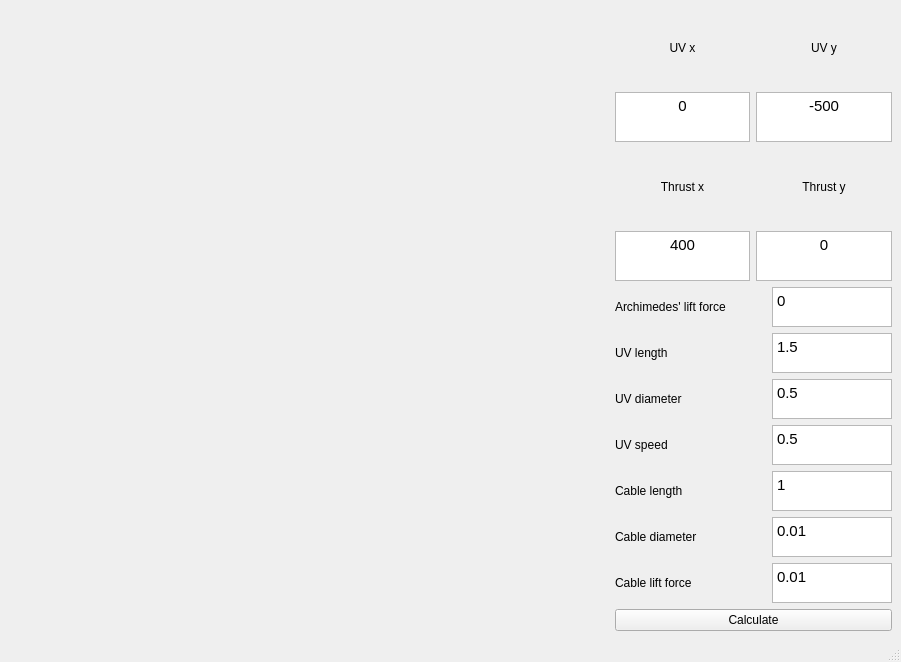
<?xml version="1.0" encoding="UTF-8"?>
<ui version="4.0">
 <class>MainWindow</class>
 <widget class="QMainWindow" name="MainWindow">
  <property name="geometry">
   <rect>
    <x>0</x>
    <y>0</y>
    <width>901</width>
    <height>662</height>
   </rect>
  </property>
  <property name="sizePolicy">
   <sizepolicy hsizetype="Expanding" vsizetype="Expanding">
    <horstretch>0</horstretch>
    <verstretch>0</verstretch>
   </sizepolicy>
  </property>
  <property name="windowTitle">
   <string>MainWindow</string>
  </property>
  <widget class="QWidget" name="centralwidget">
   <layout class="QHBoxLayout" name="horizontalLayout_4">
    <item>
     <widget class="SimulationWidget" name="simulation_widget" native="true">
      <property name="minimumSize">
       <size>
        <width>600</width>
        <height>600</height>
       </size>
      </property>
     </widget>
    </item>
    <item>
     <layout class="QVBoxLayout" name="verticalLayout">
      <property name="sizeConstraint">
       <enum>QLayout::SetMinimumSize</enum>
      </property>
      <item>
       <layout class="QHBoxLayout" name="horizontalLayout">
        <property name="sizeConstraint">
         <enum>QLayout::SetMinimumSize</enum>
        </property>
        <item>
         <layout class="QVBoxLayout" name="verticalLayout_3">
          <property name="sizeConstraint">
           <enum>QLayout::SetMinimumSize</enum>
          </property>
          <item>
           <widget class="QLabel" name="label_uv_x">
            <property name="maximumSize">
             <size>
              <width>150</width>
              <height>16777215</height>
             </size>
            </property>
            <property name="layoutDirection">
             <enum>Qt::LeftToRight</enum>
            </property>
            <property name="text">
             <string>UV x</string>
            </property>
            <property name="alignment">
             <set>Qt::AlignCenter</set>
            </property>
           </widget>
          </item>
          <item>
           <widget class="QTextEdit" name="textEdit_uv_x">
            <property name="maximumSize">
             <size>
              <width>150</width>
              <height>50</height>
             </size>
            </property>
            <property name="html">
             <string>&lt;!DOCTYPE HTML PUBLIC &quot;-//W3C//DTD HTML 4.0//EN&quot; &quot;http://www.w3.org/TR/REC-html40/strict.dtd&quot;&gt;
&lt;html&gt;&lt;head&gt;&lt;meta name=&quot;qrichtext&quot; content=&quot;1&quot; /&gt;&lt;style type=&quot;text/css&quot;&gt;
p, li { white-space: pre-wrap; }
&lt;/style&gt;&lt;/head&gt;&lt;body style=&quot; font-family:'Ubuntu'; font-size:11pt; font-weight:400; font-style:normal;&quot;&gt;
&lt;p align=&quot;center&quot; style=&quot; margin-top:0px; margin-bottom:0px; margin-left:0px; margin-right:0px; -qt-block-indent:0; text-indent:0px;&quot;&gt;0&lt;/p&gt;&lt;/body&gt;&lt;/html&gt;</string>
            </property>
           </widget>
          </item>
         </layout>
        </item>
        <item>
         <layout class="QVBoxLayout" name="verticalLayout_2">
          <property name="sizeConstraint">
           <enum>QLayout::SetMinimumSize</enum>
          </property>
          <item>
           <widget class="QLabel" name="label_uv_y">
            <property name="maximumSize">
             <size>
              <width>150</width>
              <height>16777215</height>
             </size>
            </property>
            <property name="text">
             <string>UV y</string>
            </property>
            <property name="alignment">
             <set>Qt::AlignCenter</set>
            </property>
           </widget>
          </item>
          <item>
           <widget class="QTextEdit" name="textEdit_uv_y">
            <property name="maximumSize">
             <size>
              <width>150</width>
              <height>50</height>
             </size>
            </property>
            <property name="html">
             <string>&lt;!DOCTYPE HTML PUBLIC &quot;-//W3C//DTD HTML 4.0//EN&quot; &quot;http://www.w3.org/TR/REC-html40/strict.dtd&quot;&gt;
&lt;html&gt;&lt;head&gt;&lt;meta name=&quot;qrichtext&quot; content=&quot;1&quot; /&gt;&lt;style type=&quot;text/css&quot;&gt;
p, li { white-space: pre-wrap; }
&lt;/style&gt;&lt;/head&gt;&lt;body style=&quot; font-family:'Ubuntu'; font-size:11pt; font-weight:400; font-style:normal;&quot;&gt;
&lt;p align=&quot;center&quot; style=&quot; margin-top:0px; margin-bottom:0px; margin-left:0px; margin-right:0px; -qt-block-indent:0; text-indent:0px;&quot;&gt;-500&lt;/p&gt;&lt;/body&gt;&lt;/html&gt;</string>
            </property>
           </widget>
          </item>
         </layout>
        </item>
       </layout>
      </item>
      <item>
       <layout class="QHBoxLayout" name="horizontalLayout_3">
        <property name="sizeConstraint">
         <enum>QLayout::SetMinimumSize</enum>
        </property>
        <item>
         <layout class="QVBoxLayout" name="verticalLayout_6">
          <property name="sizeConstraint">
           <enum>QLayout::SetMinimumSize</enum>
          </property>
          <item>
           <widget class="QLabel" name="label_thrust_x">
            <property name="maximumSize">
             <size>
              <width>150</width>
              <height>16777215</height>
             </size>
            </property>
            <property name="layoutDirection">
             <enum>Qt::LeftToRight</enum>
            </property>
            <property name="text">
             <string>Thrust x</string>
            </property>
            <property name="alignment">
             <set>Qt::AlignCenter</set>
            </property>
           </widget>
          </item>
          <item>
           <widget class="QTextEdit" name="textEdit_thrust_x">
            <property name="maximumSize">
             <size>
              <width>150</width>
              <height>50</height>
             </size>
            </property>
            <property name="html">
             <string>&lt;!DOCTYPE HTML PUBLIC &quot;-//W3C//DTD HTML 4.0//EN&quot; &quot;http://www.w3.org/TR/REC-html40/strict.dtd&quot;&gt;
&lt;html&gt;&lt;head&gt;&lt;meta name=&quot;qrichtext&quot; content=&quot;1&quot; /&gt;&lt;style type=&quot;text/css&quot;&gt;
p, li { white-space: pre-wrap; }
&lt;/style&gt;&lt;/head&gt;&lt;body style=&quot; font-family:'Ubuntu'; font-size:11pt; font-weight:400; font-style:normal;&quot;&gt;
&lt;p align=&quot;center&quot; style=&quot; margin-top:0px; margin-bottom:0px; margin-left:0px; margin-right:0px; -qt-block-indent:0; text-indent:0px;&quot;&gt;400&lt;/p&gt;&lt;/body&gt;&lt;/html&gt;</string>
            </property>
           </widget>
          </item>
         </layout>
        </item>
        <item>
         <layout class="QVBoxLayout" name="verticalLayout_7">
          <property name="sizeConstraint">
           <enum>QLayout::SetMinimumSize</enum>
          </property>
          <item>
           <widget class="QLabel" name="label_thrust_y">
            <property name="maximumSize">
             <size>
              <width>150</width>
              <height>16777215</height>
             </size>
            </property>
            <property name="text">
             <string>Thrust y</string>
            </property>
            <property name="alignment">
             <set>Qt::AlignCenter</set>
            </property>
           </widget>
          </item>
          <item>
           <widget class="QTextEdit" name="textEdit_thrust_y">
            <property name="maximumSize">
             <size>
              <width>150</width>
              <height>50</height>
             </size>
            </property>
            <property name="html">
             <string>&lt;!DOCTYPE HTML PUBLIC &quot;-//W3C//DTD HTML 4.0//EN&quot; &quot;http://www.w3.org/TR/REC-html40/strict.dtd&quot;&gt;
&lt;html&gt;&lt;head&gt;&lt;meta name=&quot;qrichtext&quot; content=&quot;1&quot; /&gt;&lt;style type=&quot;text/css&quot;&gt;
p, li { white-space: pre-wrap; }
&lt;/style&gt;&lt;/head&gt;&lt;body style=&quot; font-family:'Ubuntu'; font-size:11pt; font-weight:400; font-style:normal;&quot;&gt;
&lt;p align=&quot;center&quot; style=&quot; margin-top:0px; margin-bottom:0px; margin-left:0px; margin-right:0px; -qt-block-indent:0; text-indent:0px;&quot;&gt;0&lt;/p&gt;&lt;/body&gt;&lt;/html&gt;</string>
            </property>
           </widget>
          </item>
         </layout>
        </item>
       </layout>
      </item>
      <item>
       <layout class="QGridLayout" name="gridLayout">
        <item row="0" column="1">
         <widget class="QTextEdit" name="textEdit_uv_lift">
          <property name="enabled">
           <bool>true</bool>
          </property>
          <property name="sizePolicy">
           <sizepolicy hsizetype="Minimum" vsizetype="Minimum">
            <horstretch>0</horstretch>
            <verstretch>0</verstretch>
           </sizepolicy>
          </property>
          <property name="maximumSize">
           <size>
            <width>120</width>
            <height>40</height>
           </size>
          </property>
          <property name="html">
           <string>&lt;!DOCTYPE HTML PUBLIC &quot;-//W3C//DTD HTML 4.0//EN&quot; &quot;http://www.w3.org/TR/REC-html40/strict.dtd&quot;&gt;
&lt;html&gt;&lt;head&gt;&lt;meta name=&quot;qrichtext&quot; content=&quot;1&quot; /&gt;&lt;style type=&quot;text/css&quot;&gt;
p, li { white-space: pre-wrap; }
&lt;/style&gt;&lt;/head&gt;&lt;body style=&quot; font-family:'Ubuntu'; font-size:11pt; font-weight:400; font-style:normal;&quot;&gt;
&lt;p style=&quot; margin-top:0px; margin-bottom:0px; margin-left:0px; margin-right:0px; -qt-block-indent:0; text-indent:0px;&quot;&gt;0&lt;/p&gt;&lt;/body&gt;&lt;/html&gt;</string>
          </property>
         </widget>
        </item>
        <item row="2" column="1">
         <widget class="QTextEdit" name="textEdit_uv_diameter">
          <property name="enabled">
           <bool>true</bool>
          </property>
          <property name="sizePolicy">
           <sizepolicy hsizetype="Minimum" vsizetype="Minimum">
            <horstretch>0</horstretch>
            <verstretch>0</verstretch>
           </sizepolicy>
          </property>
          <property name="maximumSize">
           <size>
            <width>120</width>
            <height>40</height>
           </size>
          </property>
          <property name="html">
           <string>&lt;!DOCTYPE HTML PUBLIC &quot;-//W3C//DTD HTML 4.0//EN&quot; &quot;http://www.w3.org/TR/REC-html40/strict.dtd&quot;&gt;
&lt;html&gt;&lt;head&gt;&lt;meta name=&quot;qrichtext&quot; content=&quot;1&quot; /&gt;&lt;style type=&quot;text/css&quot;&gt;
p, li { white-space: pre-wrap; }
&lt;/style&gt;&lt;/head&gt;&lt;body style=&quot; font-family:'Ubuntu'; font-size:11pt; font-weight:400; font-style:normal;&quot;&gt;
&lt;p style=&quot; margin-top:0px; margin-bottom:0px; margin-left:0px; margin-right:0px; -qt-block-indent:0; text-indent:0px;&quot;&gt;0.5&lt;/p&gt;&lt;/body&gt;&lt;/html&gt;</string>
          </property>
         </widget>
        </item>
        <item row="7" column="1">
         <widget class="QTextEdit" name="textEdit_cable_lift_force">
          <property name="enabled">
           <bool>true</bool>
          </property>
          <property name="sizePolicy">
           <sizepolicy hsizetype="Minimum" vsizetype="Minimum">
            <horstretch>0</horstretch>
            <verstretch>0</verstretch>
           </sizepolicy>
          </property>
          <property name="maximumSize">
           <size>
            <width>120</width>
            <height>40</height>
           </size>
          </property>
          <property name="html">
           <string>&lt;!DOCTYPE HTML PUBLIC &quot;-//W3C//DTD HTML 4.0//EN&quot; &quot;http://www.w3.org/TR/REC-html40/strict.dtd&quot;&gt;
&lt;html&gt;&lt;head&gt;&lt;meta name=&quot;qrichtext&quot; content=&quot;1&quot; /&gt;&lt;style type=&quot;text/css&quot;&gt;
p, li { white-space: pre-wrap; }
&lt;/style&gt;&lt;/head&gt;&lt;body style=&quot; font-family:'Ubuntu'; font-size:11pt; font-weight:400; font-style:normal;&quot;&gt;
&lt;p style=&quot; margin-top:0px; margin-bottom:0px; margin-left:0px; margin-right:0px; -qt-block-indent:0; text-indent:0px;&quot;&gt;0.01&lt;/p&gt;&lt;/body&gt;&lt;/html&gt;</string>
          </property>
         </widget>
        </item>
        <item row="1" column="0">
         <widget class="QLabel" name="label_uv_length">
          <property name="text">
           <string>UV length</string>
          </property>
         </widget>
        </item>
        <item row="5" column="1">
         <widget class="QTextEdit" name="textEdit_cable_length">
          <property name="enabled">
           <bool>true</bool>
          </property>
          <property name="sizePolicy">
           <sizepolicy hsizetype="Minimum" vsizetype="Minimum">
            <horstretch>0</horstretch>
            <verstretch>0</verstretch>
           </sizepolicy>
          </property>
          <property name="maximumSize">
           <size>
            <width>120</width>
            <height>40</height>
           </size>
          </property>
          <property name="html">
           <string>&lt;!DOCTYPE HTML PUBLIC &quot;-//W3C//DTD HTML 4.0//EN&quot; &quot;http://www.w3.org/TR/REC-html40/strict.dtd&quot;&gt;
&lt;html&gt;&lt;head&gt;&lt;meta name=&quot;qrichtext&quot; content=&quot;1&quot; /&gt;&lt;style type=&quot;text/css&quot;&gt;
p, li { white-space: pre-wrap; }
&lt;/style&gt;&lt;/head&gt;&lt;body style=&quot; font-family:'Ubuntu'; font-size:11pt; font-weight:400; font-style:normal;&quot;&gt;
&lt;p style=&quot; margin-top:0px; margin-bottom:0px; margin-left:0px; margin-right:0px; -qt-block-indent:0; text-indent:0px;&quot;&gt;1&lt;/p&gt;&lt;/body&gt;&lt;/html&gt;</string>
          </property>
         </widget>
        </item>
        <item row="7" column="0">
         <widget class="QLabel" name="label_cable_lift_force">
          <property name="maximumSize">
           <size>
            <width>200</width>
            <height>16777215</height>
           </size>
          </property>
          <property name="text">
           <string>Cable lift force</string>
          </property>
         </widget>
        </item>
        <item row="6" column="1">
         <widget class="QTextEdit" name="textEdit_cable_diameter">
          <property name="enabled">
           <bool>true</bool>
          </property>
          <property name="sizePolicy">
           <sizepolicy hsizetype="Minimum" vsizetype="Minimum">
            <horstretch>0</horstretch>
            <verstretch>0</verstretch>
           </sizepolicy>
          </property>
          <property name="maximumSize">
           <size>
            <width>120</width>
            <height>40</height>
           </size>
          </property>
          <property name="html">
           <string>&lt;!DOCTYPE HTML PUBLIC &quot;-//W3C//DTD HTML 4.0//EN&quot; &quot;http://www.w3.org/TR/REC-html40/strict.dtd&quot;&gt;
&lt;html&gt;&lt;head&gt;&lt;meta name=&quot;qrichtext&quot; content=&quot;1&quot; /&gt;&lt;style type=&quot;text/css&quot;&gt;
p, li { white-space: pre-wrap; }
&lt;/style&gt;&lt;/head&gt;&lt;body style=&quot; font-family:'Ubuntu'; font-size:11pt; font-weight:400; font-style:normal;&quot;&gt;
&lt;p style=&quot; margin-top:0px; margin-bottom:0px; margin-left:0px; margin-right:0px; -qt-block-indent:0; text-indent:0px;&quot;&gt;0.01&lt;/p&gt;&lt;/body&gt;&lt;/html&gt;</string>
          </property>
         </widget>
        </item>
        <item row="4" column="0">
         <widget class="QLabel" name="label_uv_speed">
          <property name="text">
           <string>UV speed</string>
          </property>
         </widget>
        </item>
        <item row="2" column="0">
         <widget class="QLabel" name="label_uv_diameter">
          <property name="text">
           <string>UV diameter</string>
          </property>
         </widget>
        </item>
        <item row="6" column="0">
         <widget class="QLabel" name="label_cable_diameter">
          <property name="text">
           <string>Cable diameter</string>
          </property>
         </widget>
        </item>
        <item row="0" column="0">
         <widget class="QLabel" name="label_uv_lift_force">
          <property name="text">
           <string>Archimedes' lift force</string>
          </property>
         </widget>
        </item>
        <item row="1" column="1">
         <widget class="QTextEdit" name="textEdit_uv_length">
          <property name="enabled">
           <bool>true</bool>
          </property>
          <property name="sizePolicy">
           <sizepolicy hsizetype="Minimum" vsizetype="Minimum">
            <horstretch>0</horstretch>
            <verstretch>0</verstretch>
           </sizepolicy>
          </property>
          <property name="maximumSize">
           <size>
            <width>120</width>
            <height>40</height>
           </size>
          </property>
          <property name="html">
           <string>&lt;!DOCTYPE HTML PUBLIC &quot;-//W3C//DTD HTML 4.0//EN&quot; &quot;http://www.w3.org/TR/REC-html40/strict.dtd&quot;&gt;
&lt;html&gt;&lt;head&gt;&lt;meta name=&quot;qrichtext&quot; content=&quot;1&quot; /&gt;&lt;style type=&quot;text/css&quot;&gt;
p, li { white-space: pre-wrap; }
&lt;/style&gt;&lt;/head&gt;&lt;body style=&quot; font-family:'Ubuntu'; font-size:11pt; font-weight:400; font-style:normal;&quot;&gt;
&lt;p style=&quot; margin-top:0px; margin-bottom:0px; margin-left:0px; margin-right:0px; -qt-block-indent:0; text-indent:0px;&quot;&gt;1.5&lt;/p&gt;&lt;/body&gt;&lt;/html&gt;</string>
          </property>
         </widget>
        </item>
        <item row="5" column="0">
         <widget class="QLabel" name="label_cable_length">
          <property name="text">
           <string>Cable length</string>
          </property>
         </widget>
        </item>
        <item row="4" column="1">
         <widget class="QTextEdit" name="textEdit_uv_speed">
          <property name="enabled">
           <bool>true</bool>
          </property>
          <property name="sizePolicy">
           <sizepolicy hsizetype="Minimum" vsizetype="Minimum">
            <horstretch>0</horstretch>
            <verstretch>0</verstretch>
           </sizepolicy>
          </property>
          <property name="maximumSize">
           <size>
            <width>120</width>
            <height>40</height>
           </size>
          </property>
          <property name="html">
           <string>&lt;!DOCTYPE HTML PUBLIC &quot;-//W3C//DTD HTML 4.0//EN&quot; &quot;http://www.w3.org/TR/REC-html40/strict.dtd&quot;&gt;
&lt;html&gt;&lt;head&gt;&lt;meta name=&quot;qrichtext&quot; content=&quot;1&quot; /&gt;&lt;style type=&quot;text/css&quot;&gt;
p, li { white-space: pre-wrap; }
&lt;/style&gt;&lt;/head&gt;&lt;body style=&quot; font-family:'Ubuntu'; font-size:11pt; font-weight:400; font-style:normal;&quot;&gt;
&lt;p style=&quot; margin-top:0px; margin-bottom:0px; margin-left:0px; margin-right:0px; -qt-block-indent:0; text-indent:0px;&quot;&gt;0.5&lt;/p&gt;&lt;/body&gt;&lt;/html&gt;</string>
          </property>
         </widget>
        </item>
       </layout>
      </item>
      <item>
       <widget class="QPushButton" name="pushButton_calculate">
        <property name="text">
         <string>Calculate</string>
        </property>
       </widget>
      </item>
     </layout>
    </item>
   </layout>
  </widget>
  <widget class="QMenuBar" name="menubar">
   <property name="geometry">
    <rect>
     <x>0</x>
     <y>0</y>
     <width>901</width>
     <height>22</height>
    </rect>
   </property>
  </widget>
  <widget class="QStatusBar" name="statusbar"/>
 </widget>
 <customwidgets>
  <customwidget>
   <class>SimulationWidget</class>
   <extends>QWidget</extends>
   <header>simulation_widget.h</header>
   <container>1</container>
  </customwidget>
 </customwidgets>
 <resources/>
 <connections/>
</ui>
